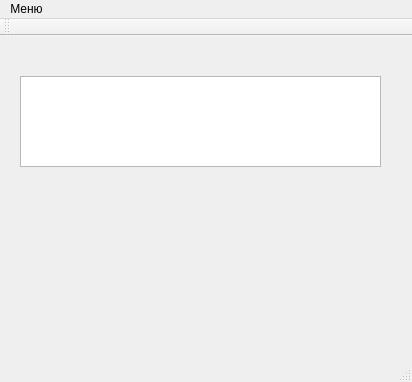
<?xml version="1.0" encoding="UTF-8"?>
<ui version="4.0">
 <class>MainWindow</class>
 <widget class="QMainWindow" name="MainWindow">
  <property name="geometry">
   <rect>
    <x>0</x>
    <y>0</y>
    <width>412</width>
    <height>382</height>
   </rect>
  </property>
  <property name="windowTitle">
   <string>MainWindow</string>
  </property>
  <widget class="QWidget" name="centralwidget">
   <widget class="QTextEdit" name="textEdit">
    <property name="geometry">
     <rect>
      <x>20</x>
      <y>40</y>
      <width>361</width>
      <height>91</height>
     </rect>
    </property>
   </widget>
  </widget>
  <widget class="QMenuBar" name="menubar">
   <property name="geometry">
    <rect>
     <x>0</x>
     <y>0</y>
     <width>412</width>
     <height>26</height>
    </rect>
   </property>
   <widget class="QMenu" name="menu">
    <property name="title">
     <string>Меню</string>
    </property>
    <addaction name="action"/>
    <addaction name="action_2"/>
   </widget>
   <addaction name="menu"/>
  </widget>
  <widget class="QStatusBar" name="statusbar"/>
  <widget class="QToolBar" name="toolBar">
   <property name="windowTitle">
    <string>toolBar</string>
   </property>
   <attribute name="toolBarArea">
    <enum>TopToolBarArea</enum>
   </attribute>
   <attribute name="toolBarBreak">
    <bool>false</bool>
   </attribute>
  </widget>
  <action name="action">
   <property name="text">
    <string>Авторы</string>
   </property>
  </action>
  <action name="action_2">
   <property name="text">
    <string>Выход</string>
   </property>
  </action>
 </widget>
 <resources/>
 <connections>
  <connection>
   <sender>action_2</sender>
   <signal>triggered()</signal>
   <receiver>MainWindow</receiver>
   <slot>close()</slot>
   <hints>
    <hint type="sourcelabel">
     <x>-1</x>
     <y>-1</y>
    </hint>
    <hint type="destinationlabel">
     <x>399</x>
     <y>299</y>
    </hint>
   </hints>
  </connection>
 </connections>
</ui>
